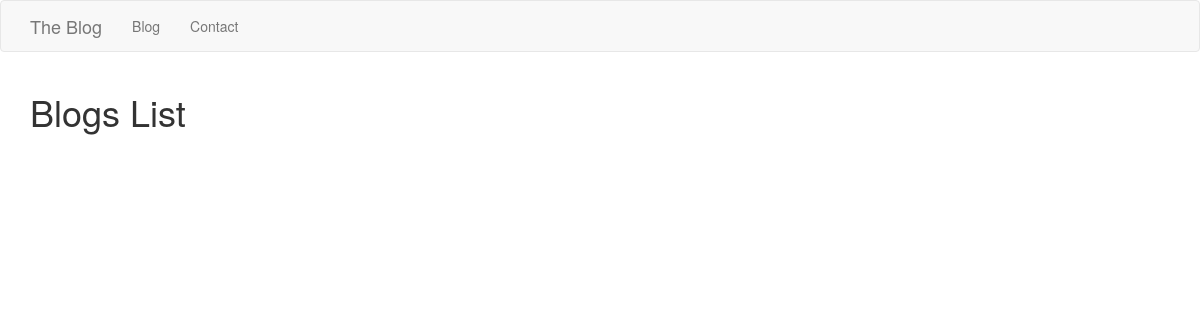
The page /blog/ on the database as committed earlier.
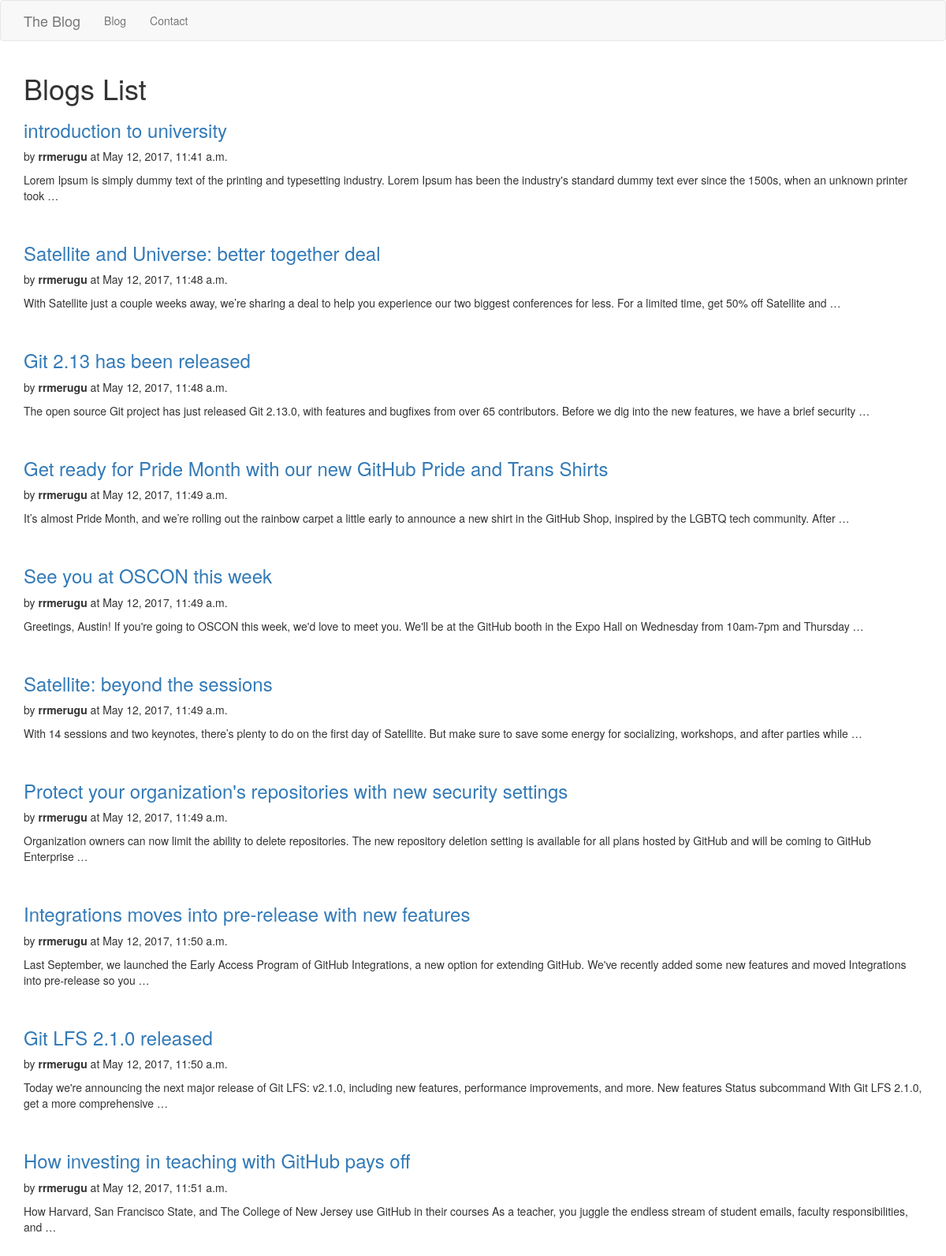
The same page on the database as committed later.
### blog/models.py (models this page shows, shortened)
class BlogPost(models.Model):
    id = models.AutoField(primary_key=True)
    title = models.CharField(max_length=200)
    slug = models.SlugField(unique=True, db_index=True)
    text = models.TextField()
    is_draft = models.BooleanField(default=True)
    created_at = models.DateTimeField(default=timezone.now)
    created_by = models.ForeignKey(User, blank=False)

### blog/views.py (the view)
# urls.py: url(r'blog/$', views.blog_list, name="blog_list"),
def blog_list(request):
    blogs = BlogPost.objects.all()
    return render(request, 'blog-list.html', {'blogs': blogs})

### blog/templates/blog-list.html (shortened to what this page needs)
{% extends 'base.html' %}
{% block content %}
<h1>Blogs List</h1>
{% for blog in blogs %}
    <h3><a href="{% url 'blog_view' blog.id %}">{{blog.title}}</a></h3>
    <p>by <strong>{{blog.created_by.username}}</strong> at {{blog.created_at}}</p>
    <div style="margin-bottom:50px;">
        {{ blog.text |escape|truncatewords:30}}
    </div>
{% endfor %}
{% endblock %}

### blog/templates/base.html (shortened to what this page needs)
<!DOCTYPE html>
<html lang="en">
<head>
    <link rel="stylesheet" href="https://maxcdn.bootstrapcdn.com/bootstrap/3.3.7/css/bootstrap.min.css">
</head>
<body>
{% include 'includes/nav.html' %}
<div class="container">
    <div class="row">
        <div class="col-md-12">
            {% block content %} {% endblock %}
        </div>
    </div>
</div>
</body>
</html>

### blog/templates/includes/nav.html
<nav class="navbar navbar-default">
    <div class="container">
        <div class="navbar-header">
            <a class="navbar-brand" href="/">The Blog</a>
        </div>
        <ul class="nav navbar-nav">
            <li><a href="{% url 'blog_list' %}">Blog</a></li>
            <li><a href="{% url 'contact_form' %}">Contact</a></li>
        </ul>
    </div>
</nav>

Rows that differ between the two databases and show on the page:
added BlogPost: title "introduction to university", created_by.username "rrmerugu", created_at "May 12, 2017, 11:41 a.m.", text "Lorem Ipsum is simply dummy text of the printing and typesetting industry. Lorem Ipsum has been the industry's standard dummy text ever since the 1500s, when an unknown printer took …"
added BlogPost: title "Satellite and Universe: better together deal", created_by.username "rrmerugu", created_at "May 12, 2017, 11:48 a.m.", text "With Satellite just a couple weeks away, we’re sharing a deal to help you experience our two biggest conferences for less. For a limited time, get 50% off Satellite and …"
added BlogPost: title "Git 2.13 has been released", created_by.username "rrmerugu", created_at "May 12, 2017, 11:48 a.m.", text "The open source Git project has just released Git 2.13.0, with features and bugfixes from over 65 contributors. Before we dig into the new features, we have a brief security …"
added BlogPost: title "Get ready for Pride Month with our new GitHub Pride and Trans Shirts", created_by.username "rrmerugu", created_at "May 12, 2017, 11:49 a.m.", text "It’s almost Pride Month, and we’re rolling out the rainbow carpet a little early to announce a new shirt in the GitHub Shop, inspired by the LGBTQ tech community. After …"
added BlogPost: title "See you at OSCON this week", created_by.username "rrmerugu", created_at "May 12, 2017, 11:49 a.m.", text "Greetings, Austin! If you're going to OSCON this week, we'd love to meet you. We'll be at the GitHub booth in the Expo Hall on Wednesday from 10am-7pm and Thursday …"
added BlogPost: title "Satellite: beyond the sessions", created_by.username "rrmerugu", created_at "May 12, 2017, 11:49 a.m.", text "With 14 sessions and two keynotes, there’s plenty to do on the first day of Satellite. But make sure to save some energy for socializing, workshops, and after parties while …"
added BlogPost: title "Protect your organization's repositories with new security settings", created_by.username "rrmerugu", created_at "May 12, 2017, 11:49 a.m.", text "Organization owners can now limit the ability to delete repositories. The new repository deletion setting is available for all plans hosted by GitHub and will be coming to GitHub Enterprise …"
added BlogPost: title "Integrations moves into pre-release with new features", created_by.username "rrmerugu", created_at "May 12, 2017, 11:50 a.m.", text "Last September, we launched the Early Access Program of GitHub Integrations, a new option for extending GitHub. We've recently added some new features and moved Integrations into pre-release so you …"
added BlogPost: title "Git LFS 2.1.0 released", created_by.username "rrmerugu", created_at "May 12, 2017, 11:50 a.m.", text "Today we're announcing the next major release of Git LFS: v2.1.0, including new features, performance improvements, and more. New features Status subcommand With Git LFS 2.1.0, get a more comprehensive …"
added BlogPost: title "How investing in teaching with GitHub pays off", created_by.username "rrmerugu", created_at "May 12, 2017, 11:51 a.m.", text "How Harvard, San Francisco State, and The College of New Jersey use GitHub in their courses As a teacher, you juggle the endless stream of student emails, faculty responsibilities, and …"
